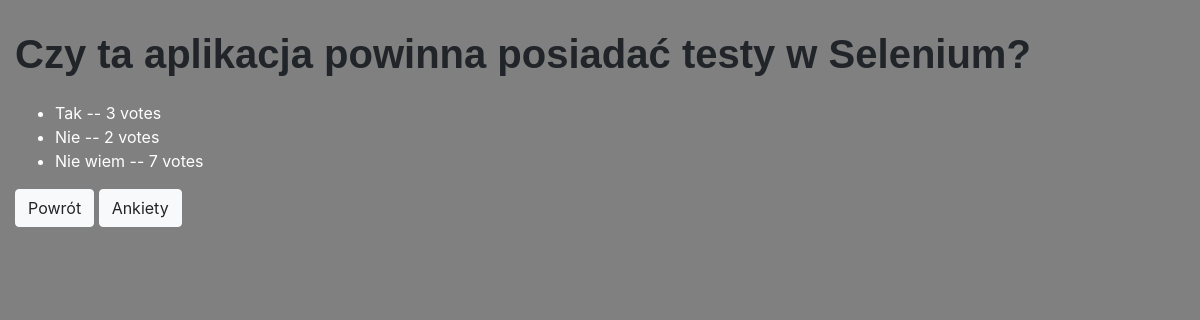
/polls/8/results/, run on an earlier commit of the app's database.
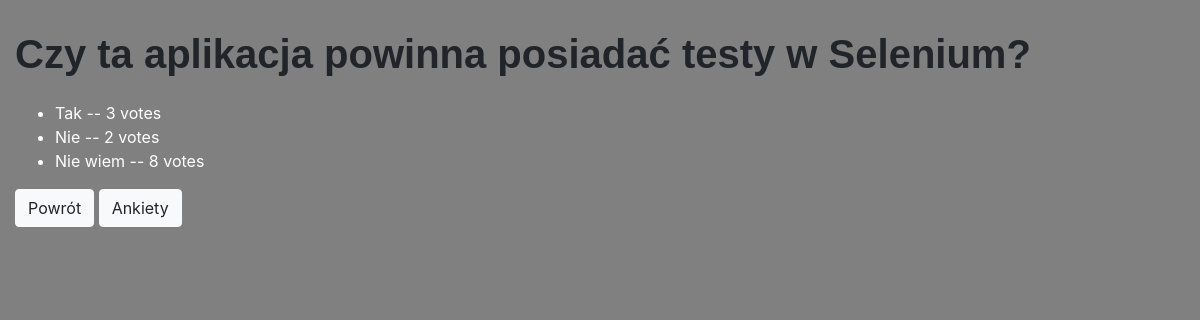
And on a later commit of the database.
### polls/models.py (models this page shows, shortened)
class Choice(models.Model):
    question = models.ForeignKey(Question, on_delete=models.CASCADE)
    choice_text = models.CharField(max_length=200)
    votes = models.IntegerField(default=0)

### polls/views.py (the view)
# urls.py: path('<int:pk>/results/', views.ResultsView.as_view(), name='results'),
class ResultsView(generic.DetailView):
    model = Question
    template_name = 'polls/results.html'

### polls/templates/polls/results.html (shortened to what this page needs)
{% extends 'polls/base.html' %}
{% block body %}
    <h1>{{ question.question_text }}</h1>
    <ul>
    {% for choice in question.choice_set.all %}
        <li>{{ choice.choice_text }} -- {{ choice.votes }} vote{{ choice.votes|pluralize }}</li>
    {% endfor %}
    </ul>
    <a class="btn btn-light" href="{% url 'polls:detail' question.id %}">Powrót</a>
    <a class="btn btn-light" href="{% url 'polls:index' %}">Ankiety</a>
{% endblock %}

What changed in the data, as far as the page shows it:
changed Choice "Nie wiem": votes "7" → "8"
